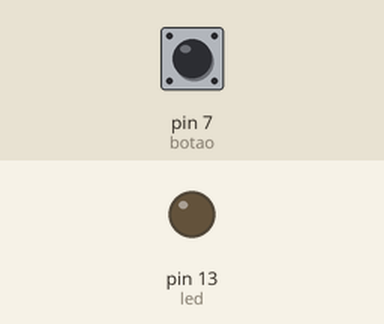
Simulated run of this sketch. Board: Arduino Uno, built with avr-gcc and run on an emulated ATmega328P. Shown: output pins drawn as LEDs (lit = HIGH). The inputs (shaded band) are chosen by the test bench; at power-on: pin 7 (botao) HIGH.

Above: at 1.2 s.
1.3 s: pin 7 (botao) pulled LOW for 0.15 s
At 2.2 s:
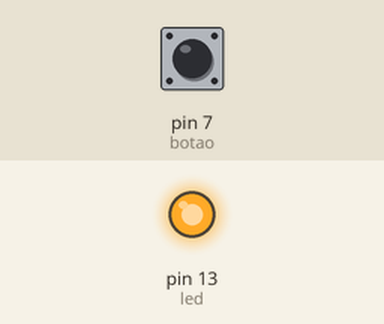
2.9 s: pin 7 (botao) pulled LOW for 1 s
At 3.5 s:
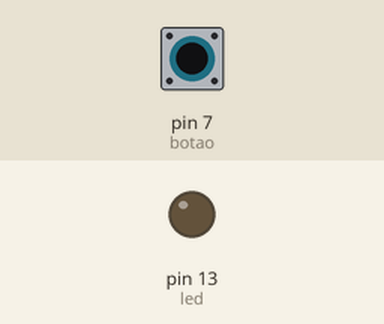
5.4 s: pin 7 (botao) pulled LOW for 3.2 s
At 6.6 s:
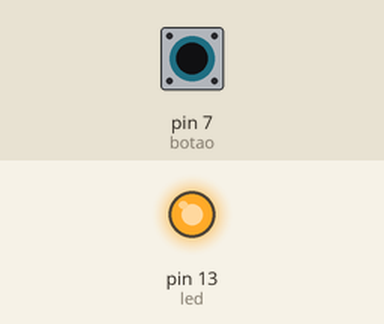
Timing chart, 0 to 8.4 s (numbered marks = the images above; inputs shaded):
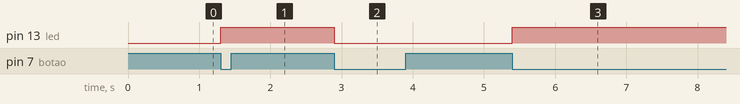

Measured:
- after the input at 1.3 s, pin 13 (led): LOW → HIGH at once
- after the input at 2.9 s, pin 13 (led): HIGH → LOW at once
- after the input at 5.4 s, pin 13 (led): LOW → HIGH at once

The sketch:

Brilho_Led.ino
```cpp
//interruptor 5

int botao = 7;
int led = 13;
bool stl = 0;

void setup()
{
 pinMode(botao,INPUT_PULLUP);//define o botão como entrada
 pinMode(led,OUTPUT);
}

void loop()
{
 if(digitalRead(botao)== LOW) //se o botão for pressionada
 {
  stl = !stl; // troca oestado do Led
  digitalWrite(led,stl);
  while(digitalRead(botao)== LOW);
  delay(100);
 }
}
```
